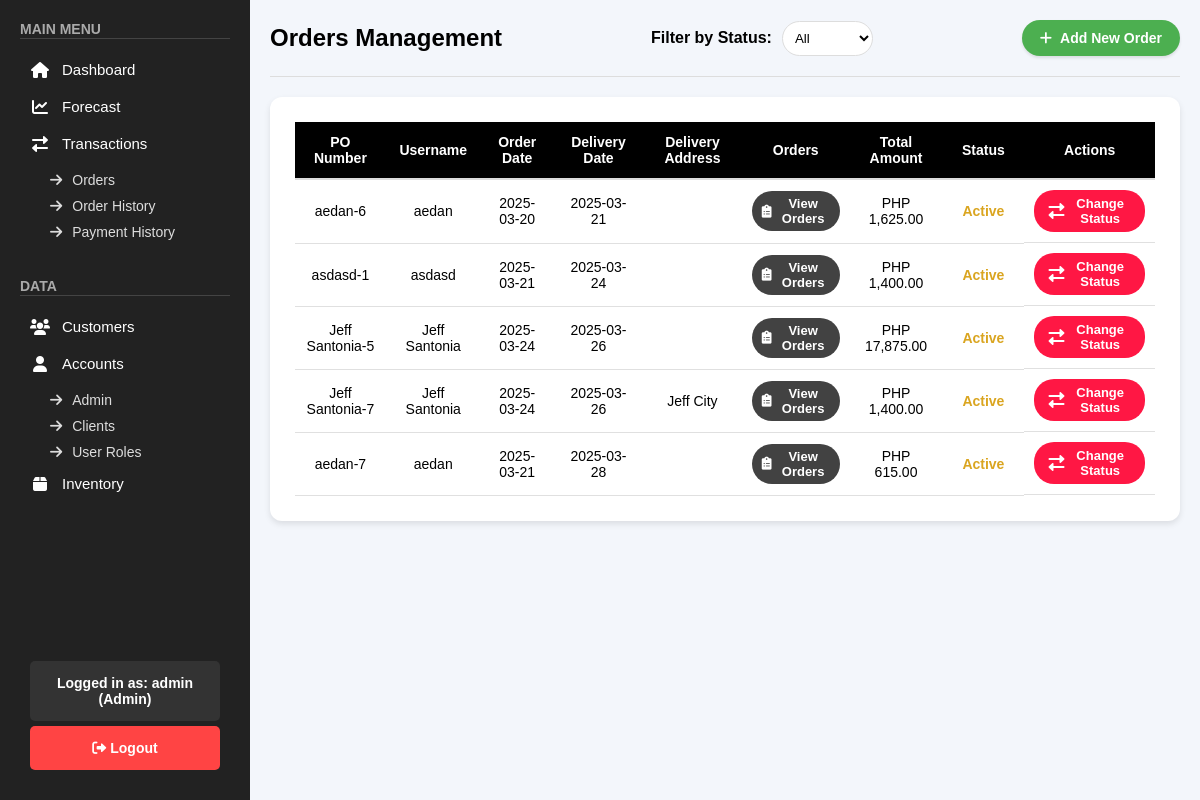
The page /public/pages/orders.php (signed in) on the database as committed earlier.
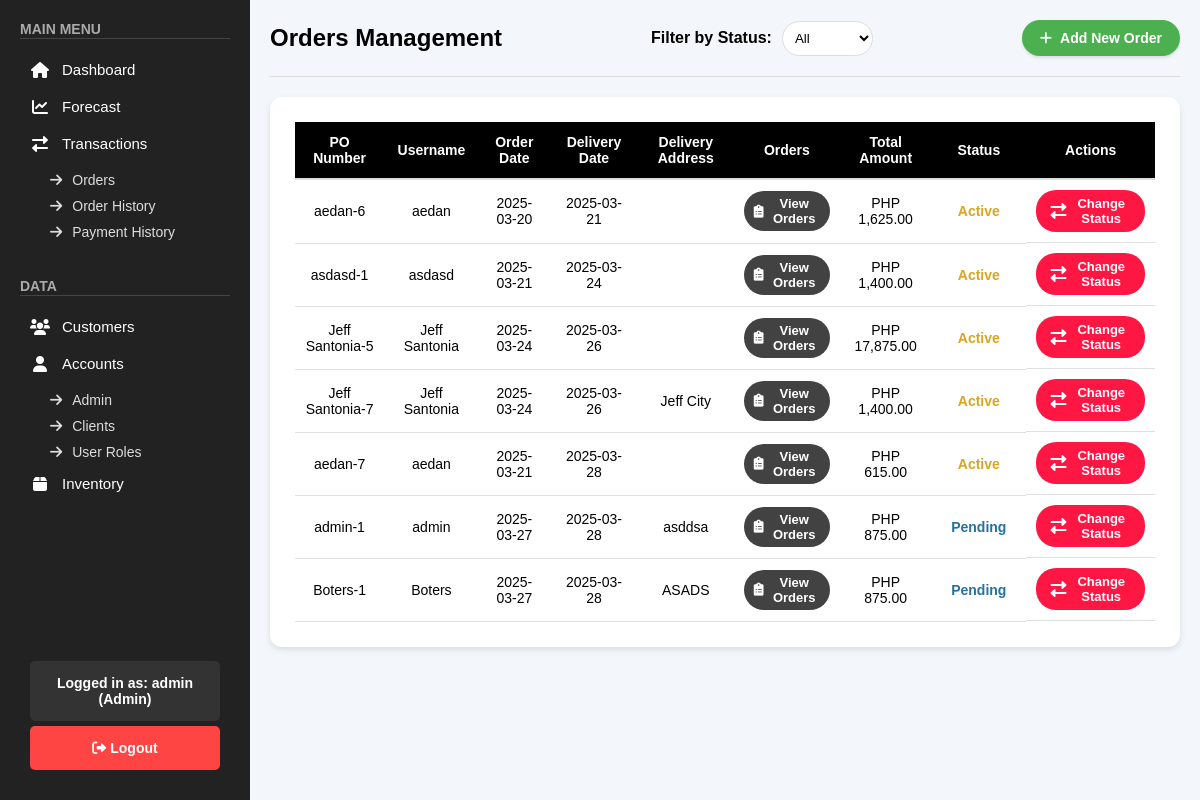
The same page on the database as committed later.
### tables this page shows
CREATE TABLE `orders` (
  `id` int(11) NOT NULL,
  `po_number` varchar(255) NOT NULL,
  `username` varchar(255) NOT NULL,
  `order_date` date NOT NULL,
  `delivery_date` date NOT NULL,
  `delivery_address` varchar(255) DEFAULT NULL,
  `orders` longtext DEFAULT NULL CHECK (json_valid(`orders`)),
  `total_amount` decimal(10,2) NOT NULL,
  `status` enum('Pending','Active','Rejected','Completed') NOT NULL DEFAULT 'Pending',
  `contact_number` varchar(20) DEFAULT NULL,
  `special_instructions` text DEFAULT NULL,
  `payment_method` varchar(50) DEFAULT NULL,
  `subtotal` decimal(10,2) DEFAULT 0.00,
  `delivery_fee` decimal(10,2) DEFAULT 0.00
);

### public/pages/orders.php (the view, shortened to what this page needs)
<?php
include "../../backend/check_role.php";
$orders = [];
$sql = "SELECT po_number, username, order_date, delivery_date, delivery_address, orders, total_amount, status FROM orders WHERE status != 'Completed'";
$sql .= " ORDER BY
          CASE
              WHEN status = 'Active' THEN 1
              WHEN status = 'Pending' THEN 2
              WHEN status = 'Rejected' THEN 3
              ELSE 4
          END,
          delivery_date ASC";
$stmt = $conn->prepare($sql);
$stmt->execute();
$result = $stmt->get_result();
if ($result && $result->num_rows > 0) {
    while ($row = $result->fetch_assoc()) {
        $orders[] = $row;
    }
}
?>
<!DOCTYPE html>
<html lang="en">
<head>
    <link rel="stylesheet" href="/top_exchange/public/css/orders.css">
    <link rel="stylesheet" href="/top_exchange/public/css/sidebar.css">
    <link rel="stylesheet" href="/top_exchange/public/css/toast.css">
    <link rel="stylesheet" href="https://cdnjs.cloudflare.com/ajax/libs/font-awesome/6.0.0/css/all.min.css">
    <link rel="stylesheet" href="https://code.jquery.com/ui/1.12.1/themes/base/jquery-ui.css">
</head>
<body>
    <?php include '../sidebar.php'; ?>
    <div class="main-content">
        <div class="orders-header">
            <h1>Orders Management</h1>
            <div class="filter-section">
                <label for="statusFilter">Filter by Status:</label>
                <select id="statusFilter" onchange="filterByStatus()">
                    <option value="">All</option>
                </select>
            </div>
            <button onclick="openAddOrderForm()" class="add-order-btn">
                <i class="fas fa-plus"></i> Add New Order
            </button>
        </div>
        <div class="orders-table-container">
            <table class="orders-table">
                <thead>
                    <tr>
                        <th>PO Number</th>
                        <th>Username</th>
                        <th>Order Date</th>
                        <th>Delivery Date</th>
                        <th>Delivery Address</th>
                        <th>Orders</th>
                        <th>Total Amount</th>
                        <th>Status</th>
                        <th>Actions</th>
                    </tr>
                </thead>
                <tbody>
                    <?php if (count($orders) > 0): ?>
                        <?php foreach ($orders as $order): ?>
                            <tr>
                                <td><?= htmlspecialchars($order['po_number']) ?></td>
                                <td><?= htmlspecialchars($order['username']) ?></td>
                                <td><?= htmlspecialchars($order['order_date']) ?></td>
                                <td><?= htmlspecialchars($order['delivery_date']) ?></td>
                                <td><?= htmlspecialchars($order['delivery_address']) ?></td>
                                <td><button class="view-orders-btn" onclick="viewOrderDetails('<?= htmlspecialchars($order['orders']) ?>')">
                                <i class="fas fa-clipboard-list"></i>
                                View Orders</button></td>
                                <td>PHP <?= htmlspecialchars(number_format($order['total_amount'], 2)) ?></td>
                                <td>
                                    <?php
                                    $statusClass = '';
                                    switch($order['status']) {
                                        case 'Pending':
                                            $statusClass = 'status-pending';
                                            break;
                                        case 'Active':
                                            $statusClass = 'status-active';
                                            break;
                                    }
                                    ?>
                                    <span class="status-badge <?= $statusClass ?>"><?= htmlspecialchars($order['status']) ?></span>
                                </td>
                                <td class="action-buttons">
                                <button class="status-btn" onclick="openStatusModal('<?= htmlspecialchars($order['po_number']) ?>', '<?= htmlspecialchars($order['username']) ?>')">
                                    <i class="fas fa-exchange-alt"></i> Change Status
                                </button>
                                </td>
                            </tr>
                        <?php endforeach; ?>
                    <?php else: ?>
                        <tr>
                            <td colspan="9" class="no-orders">No orders found.</td>
                        </tr>
                    <?php endif; ?>
                </tbody>
            </table>
        </div>
    </div>
</body>
</html>

### public/sidebar.php (shortened to what this page needs)
<?php
include_once "../../backend/check_role.php";
$role = $_SESSION['role'] ?? 'guest';
$stmt = $conn->prepare("SELECT pages FROM roles WHERE role_name = ? AND status = 'active'");
$stmt->bind_param("s", $role);
$stmt->execute();
$stmt->bind_result($pages);
$allowedPages = array_map('trim', explode(',', $pages));
?>
<div class="sidebar">
    <div>
        <div class="menu-section">
            <span class="menu-title"><b>MAIN MENU</b></span>
            <hr>
            <?php if (in_array('Dashboard', $allowedPages)): ?>
                <a href="/top_exchange/public/pages/dashboard.php" class="menu-item">
                    <i class="fas fa-home"></i> Dashboard
                </a>
            <?php endif; ?>
            <?php if (in_array('Forecast', $allowedPages)): ?>
                <a href="/top_exchange/public/pages/forecast.php" class="menu-item">
                    <i class="fas fa-chart-line"></i> Forecast
                </a>
            <?php endif; ?>
            <?php if (in_array('Transactions', $allowedPages) || in_array('Orders', $allowedPages) || in_array('Order History', $allowedPages)): ?>
                <div class="submenu">
                    <span class="menu-item no-hover">
                        <i class="fas fa-exchange-alt"></i> Transactions
                    </span>
                    <div class="submenu-items">
                        <?php if (in_array('Orders', $allowedPages)): ?>
                            <a href="/top_exchange/public/pages/orders.php" class="submenu-item">
                                <i class="fas fa-arrow-right"></i> Orders
                            </a>
                        <?php endif; ?>
                        <?php if (in_array('Order History', $allowedPages)): ?>
                            <a href="/top_exchange/public/pages/order_history.php" class="submenu-item">
                                <i class="fas fa-arrow-right"></i> Order History
                            </a>
                        <?php if (in_array('Payment History', $allowedPages)): ?>
                            <a href="/top_exchange/public/pages/payment_history.php" class="submenu-item">
                                <i class="fas fa-arrow-right"></i> Payment History
                            </a>
                        <?php endif; ?>
                        <?php endif; ?>
                    </div>
                </div>
            <?php endif; ?>
        </div>
        <div class="menu-section">
            <span class="menu-title"><b>DATA</b></span>
            <hr>
            <?php if (in_array('Customers', $allowedPages)): ?>
                <a href="/top_exchange/public/pages/customers.php" class="menu-item">
                    <i class="fas fa-users"></i> Customers
                </a>
            <?php endif; ?>
            <?php if (in_array('Accounts - Admin', $allowedPages) || in_array('Accounts - Clients', $allowedPages) || in_array('User Roles', $allowedPages)): ?>
                <div class="submenu">
                    <span class="menu-item no-hover">
                        <i class="fas fa-user"></i> Accounts
                    </span>
                    <div class="submenu-items">
                        <?php if (in_array('Accounts - Admin', $allowedPages)): ?>
                            <a href="/top_exchange/public/pages/accounts.php" class="submenu-item">
                                <i class="fas fa-arrow-right"></i> Admin
                            </a>
                        <?php endif; ?>
                        <?php if (in_array('Accounts - Clients', $allowedPages)): ?>
                            <a href="/top_exchange/public/pages/accounts_clients.php" class="submenu-item">
                                <i class="fas fa-arrow-right"></i> Clients
                            </a>
                        <?php endif; ?>
                        <?php if (in_array('User Roles', $allowedPages)): ?>
                            <a href="/top_exchange/public/pages/user_roles.php" class="submenu-item">
                                <i class="fas fa-arrow-right"></i> User Roles
                            </a>
                        <?php endif; ?>
                    </div>
                </div>
            <?php endif; ?>
            <?php if (in_array('Inventory', $allowedPages)): ?>
                <a href="/top_exchange/public/pages/inventory.php" class="menu-item">
                    <i class="fas fa-box"></i> Inventory
                </a>
            <?php endif; ?>
        </div>
    </div>
    <div class="account-section">
        <div class="account-info">
            Logged in as:
            <strong>
                <?php
                echo isset($_SESSION['username'])
                    ? htmlspecialchars($_SESSION['username'])
                    : "Guest";
                ?>
            </strong> (<?= htmlspecialchars(ucfirst($role)) ?>)
        </div>
        <a href="/top_exchange/backend/logout.php" class="logout-btn">
            <i class="fas fa-sign-out-alt"></i> Logout
        </a>
    </div>
</div>

### public/css/orders.css (style rules this page uses)
body { font-family: Arial, sans-serif; background-color: #f3f6fb; margin: 0; box-sizing: border-box; }
.orders-header { display: flex; justify-content: space-between; align-items: center; margin-bottom: 20px; padding-bottom: 20px; border-bottom: 1px solid #ddd; }
.orders-header h1 { font-size: 24px; font-weight: bold; display: flex; align-items: center; gap: 12px; }
.add-order-btn { padding: 10px 18px; font-size: 14px; border: none; font-weight: bold; color: white; background-color: #4CAF50; border-radius: 20px; text-decoration: none; transition: 0.3s; display: flex; align-items: center; gap: 8px; box-shadow: 0px 2px 3px rgba(0, 0, 0, 0.1); }
.orders-table-container { background-color: #ffffff; padding: 25px; border-radius: 12px; box-shadow: 0px 3px 6px rgba(0, 0, 0, 0.1); }
.orders-table { width: 100%; border-collapse: collapse; font-size: 14px; }
.orders-table th { background-color: black; color: white; font-weight: bold; padding: 12px; text-align: center; border-bottom: 2px solid #ddd; }
.orders-table td { padding: 10px; text-align: center; border-bottom: 1px solid #e0e0e0; }
.action-buttons { display: flex; justify-content: center; gap: 10px; }
.status-btn { background-color: #FF1744; color: white; padding: 6px 14px; font-size: 13px; font-weight: 600; border-radius: 20px; text-decoration: none; transition: background-color 0.3s; display: flex; align-items: center; gap: 5px; border: none; }
.status-btn i { font-size: 16px; }
.view-orders-btn { background-color: #424242; color: white; padding: 5px 10px; font-size: 13px; font-weight: 600; border-radius: 80px; border: none; cursor: pointer; display: inline-flex; align-items: center; gap: 5px; transition: background-color 0.3s; }
.status-badge { padding: 5px 10px; border-radius: 80px; font-weight: 600; color: white; display: inline-block; }
.status-pending { color: #2471a3; font-weight: 600; }
.status-active { color: #DAA520; font-weight: 600; }
.filter-section { display: flex; align-items: center; gap: 10px; }
.filter-section label { font-weight: bold; }
.filter-section select { padding: 8px; border-radius: 4px; border: 1px solid #ddd; background-color: white; cursor: pointer; }
#statusFilter { border-radius: 80px; }

### public/css/sidebar.css (style rules this page uses)
* { margin: 0; padding: 0; box-sizing: border-box; font-family: Arial, sans-serif; text-decoration: none; }
.sidebar { width: 250px; background: #222; color: white; padding: 20px; display: flex; flex-direction: column; justify-content: space-between; height: 100vh; position: fixed; left: 0; top: 0; }
.menu-section { margin-bottom: 32px; }
.menu-title { font-size: 14px; font-weight: bold; color: #aaa; margin-bottom: 10px; margin-top: 20px; }
hr { border: none; height: 1px; background: #444; margin-bottom: 12px; }
.menu-item { display: flex; align-items: center; gap: 10px; background: none; border: none; color: white; font-size: 15px; font-weight: 400; padding: 10px 15px; width: 100%; text-align: left; cursor: pointer; transition: background 0.2s ease-in-out; border-radius: 4px; }
.submenu { display: flex; flex-direction: column; }
.submenu-items { display: flex; flex-direction: column; margin-left: 20px; margin-top: 5px; }
.submenu-item { display: flex; align-items: center; gap: 10px; background: none; border: none; color: #ddd; font-size: 14px; font-weight: 400; padding: 5px 10px; width: 100%; text-align: left; cursor: pointer; transition: background 0.2s ease-in-out; border-radius: 4px; }
.account-section { margin-top: auto; display: flex; flex-direction: column; align-items: stretch; gap: 5px; padding: 10px; width: 100%; background-color: #222; }
.account-info { background: #333; padding: 14px; border-radius: 5px; font-size: 14px; color: white; font-weight: bold; text-align: center; width: 100%; }
.logout-btn { background: #ff4444; padding: 14px; font-size: 14px; font-weight: bold; color: white; text-align: center; border: none; border-radius: 5px; cursor: pointer; transition: background 0.2s ease; width: 100%; }
.main-content { margin-left: 250px; padding: 20px; }
.menu-item { display: flex; align-items: center; gap: 12px; padding: 10px; font-size: 15px; font-weight: 400; color: white; text-align: left; border-radius: 4px; transition: background 0.2s ease-in-out; cursor: pointer; }
.menu-item i { width: 20px; text-align: center; font-size: 16px; }

Rows that differ between the two databases and show on the page:
added orders: po_number "admin-1", username "admin", order_date "2025-03-27", delivery_date "2025-03-28", delivery_address "asddsa", total_amount "875.00", status "Pending"
added orders: po_number "Boters-1", username "Boters", order_date "2025-03-27", delivery_date "2025-03-28", delivery_address "ASADS", total_amount "875.00", status "Pending"
